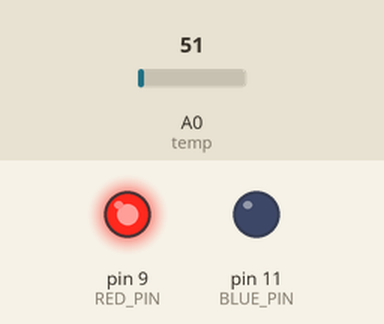
Bench run of a program on a simulated Arduino Uno, built with avr-gcc and run on an emulated ATmega328P. On the bench: output pins drawn as LEDs (lit = HIGH). Inputs (shaded band) come from the test bench; at power-on: A0 (temp) = 51. What the program prints to the serial monitor is not drawn.

Above: at 0.1 s.
Timing chart, 0 to 1.6 s (numbered marks = the images above):
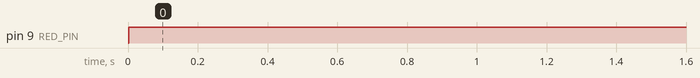

The program:

main.cpp
```cpp
#include <Arduino.h>
#include <Arduino_FreeRTOS.h>
#include <queue.h>

#define RED_PIN 9
#define BLUE_PIN 11
#define goodTemp 20
#define offetVoltage 500
#define temp A0

typedef struct readRawData
{
  int pin;
  int data;
} rawData;

QueueHandle_t structQueue;

// Function Declaration
void getTempValue(void *pvParameters);    // Task to get the tempeature value from the thermistor
void ledColourChange(void *pvParameters); // Task to toggle the Led

void setup()
{
  Serial.begin(9600);
  pinMode(RED_PIN, OUTPUT);
  pinMode(BLUE_PIN, OUTPUT);
  pinMode(temp, INPUT);

// Setup the tasks
  structQueue = xQueueCreate(10,
                             sizeof(rawData));

  if (structQueue != NULL)
  {

    xTaskCreate(getTempValue,
                "tempADC",
                128,
                NULL,
                1,
                NULL);

    xTaskCreate(ledColourChange,
                "ledColour",
                128,
                NULL,
                1,
                NULL);
  }
}
void loop() {}

// Task 1 : Get the Raw temperature value from the thermistor
void getTempValue(void *pvParameters)
{
  (void)pvParameters;

  for (;;)
  {
    rawData tempSensor;
    tempSensor.pin = temp;
    tempSensor.data = analogRead(temp); // read the raw data from the sensor
    xQueueSend(structQueue, &tempSensor, portMAX_DELAY); // update the structure with this data
  }
  taskYIELD();
}

// Task 2 : Change the LED that glows based on the tempertaure
void ledColourChange(void *pvParameters)
{
  (void)pvParameters;
  for (;;)
  {
    int tempVoltage = 0;
    int tempValue = 0;

    rawData readValue;

    if (xQueueReceive(structQueue, &readValue, portMAX_DELAY) == pdPASS)
    {
      tempVoltage = readValue.data * 3.22;
      tempValue = offetVoltage - tempVoltage;

      Serial.println(tempValue);

      if (tempValue > goodTemp)
      {
        /* If the temperature exeeds the required constaant temperature turn the led to red */
        digitalWrite(RED_PIN, HIGH);
        digitalWrite(BLUE_PIN, LOW);

        delay(1000);
      }
      else
      {
        // The temperature is under the required minimum value keep the blue led on
        digitalWrite(BLUE_PIN, HIGH);
        digitalWrite(RED_PIN, LOW);

        delay(1000);
      }
    }
  }
  taskYIELD();
}
```

Measured:
- by itself, pin 9 (RED_PIN): LOW → HIGH at 0.00 s
